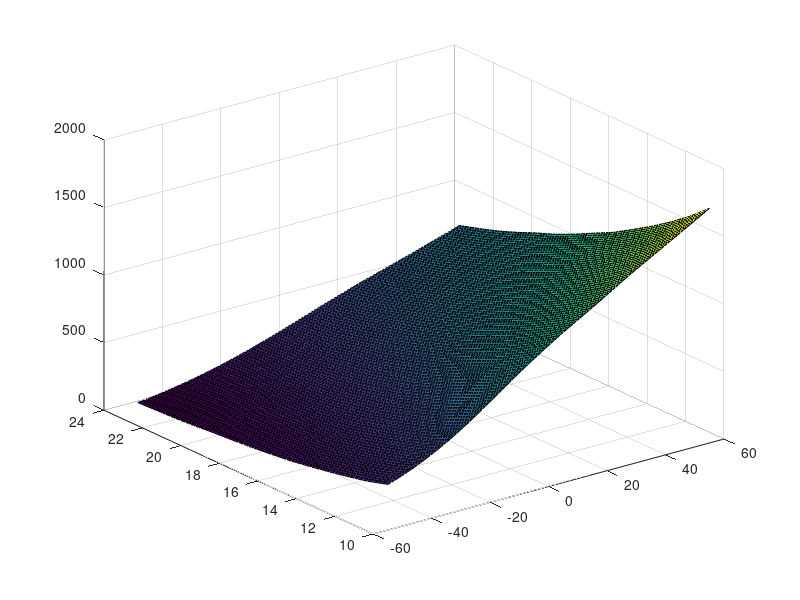
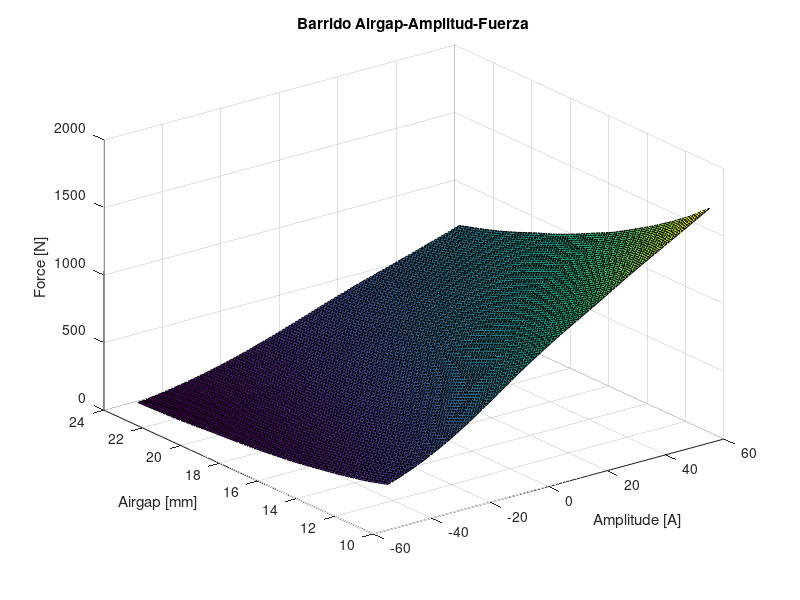

The MATLAB source for these figures, in order:
load("force_airgap_current.mat")
m = 200;
g = 9.81;
nHEMS = 4;
nHEMS_W = 2;
Ixx = 12.489414;
Iyy = 52.598747;
Izz = 53.106596;
x_lev = 0.505;
y_lev = 0.2;
z_lev = 0.1;
z_max = 0.0225;
z_min = 0.01;
y_max = 0.01;
y_min = -0.01;
surf(current,airgap,force);
I2 = [-0.0117539 0.116439 12.4897 ; -0.0021666 52.5984 0.116439;  53.10658 -0.00216668 -0.0117539]
I2 = [0 0 12.4897 ; 0 52.5984 0;  53.10658 0 0]
I3 = [12.4897 0 0 ; 0 52.5984 0;   0 0 53.10658]


%% 
figure
surf(current,airgap,force);
xlabel('Amplitude [A]')
ylabel('Airgap [mm]')
zlabel('Force [N]')
title('Barrido Airgap-Amplitud-Fuerza')

%% 
resistance = force;
for i = 1:100
    for j = 1:100
        resistance(i,j) = 0.1496;
    end
end

%% 
inductance = force;
for i = 1:100
    for j = 1:100
        inductance(i,j) = 0.0016;
    end
end

%% 
temperature = linspace(0,300,100);
